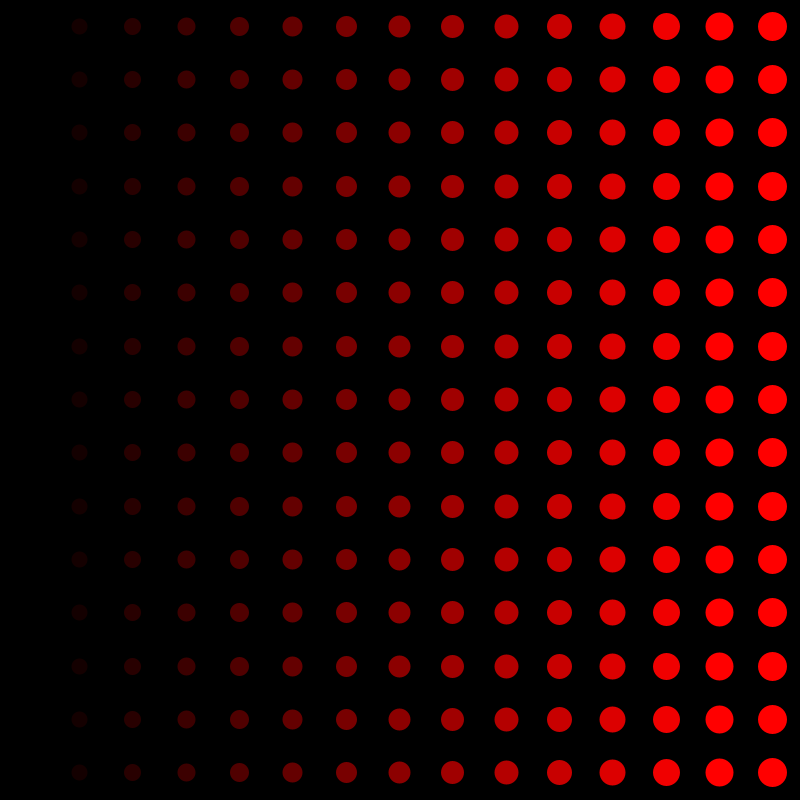
Frame 1 (no input)
Frame 60 (the mouse pressed at the canvas centre just before this capture): identical to frame 1, image omitted
Frame 120 (the mouse held since frame 60 and released just before this capture): identical to frame 1, image omitted

The Processing sketch that drew this single still picture (run headless with seeded random() and noise(); from frame 60 on, the mouse is pressed at the canvas centre):

// Processing sketch: sketch_10
// ── sketch_10.pde
/*
this sketch uses a 2d array of integers. 
looping through a set of nested loops, it 
fills every entry of the array with the same 
size of 15. in the draw loop, based on the 
size saved to the array, it sets the size of 
an ellipse being drawn.

change the sketch so that the circles gradually 
get bigger as the array loops through the 'i' 
dimension. make a second 2D array to hold color 
information and make a color gradient along the 
'i' dimension as well. you might want to map 
color for this. your sketch does not have to 
match exactly, but should have a similar 
gradient in size and color.
*/

int gridW = 15;
int gridH = 15;

int[][] sizes = new int[gridW][gridH];

void setup() {
  size(800, 800);
  noStroke();
  for (int i = 0; i < gridW; i++) {
    for (int j = 0; j < gridH; j++) {
      sizes[i][j] = 15 + i;
      
    }
  }
}

void draw() {
  background(0);
  for (int i = 0; i < gridW; i++) {
    for (int j = 0; j < gridH; j++) {

      float w = width/gridW;
      float h = height/gridH;
      float xPos = i * width/gridW + w/2;
      float yPos = j * height/gridH + h/2;
      
      fill(i*20, 0, 0);
      ellipse(xPos, yPos, sizes[i][j], sizes[i][j]);
    }
  }
}
